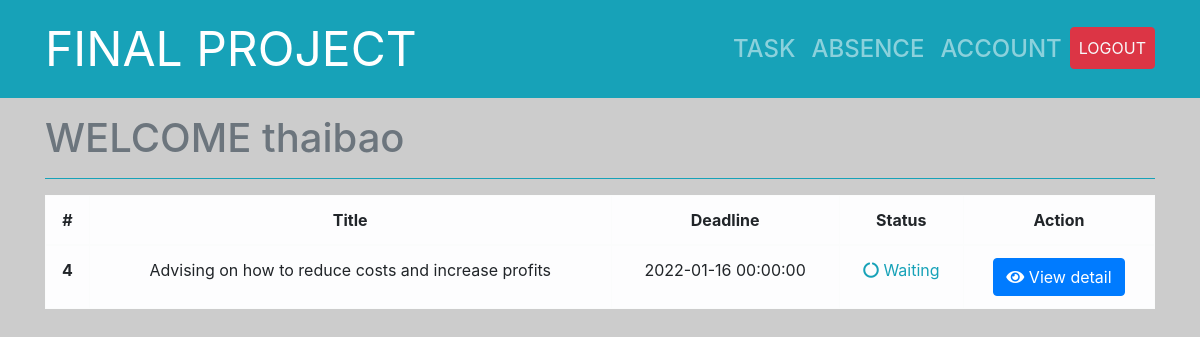
The page /index.php (signed in) on the database its author committed.
### tables this page shows
CREATE TABLE `task` (
  `id` int(11) NOT NULL,
  `title` varchar(100) NOT NULL,
  `description` varchar(255) NOT NULL,
  `person` varchar(255) NOT NULL,
  `deadline` datetime NOT NULL,
  `file` varchar(255) NOT NULL,
  `status` varchar(255) NOT NULL DEFAULT 'New'
);

### index.php (the view, shortened to what this page needs)
<?php
	require_once('db.php');
?>
<!DOCTYPE html>
<html lang="en">
<head>
	<link rel="stylesheet" href="https://maxcdn.bootstrapcdn.com/bootstrap/4.5.2/css/bootstrap.min.css">
    <link rel="stylesheet" href="https://use.fontawesome.com/releases/v5.7.2/css/all.css"
>
	<link rel="stylesheet" href="style.css">
</head>
<body>
<?php
	include_once('layout/header.php');
?>
<div class="container pb-2" style="height: 70vh;">
		<h1 class="mt-3 mb-3 pb-3 border-bottom border-info text-secondary">WELCOME <?=$_SESSION['user']?></h1>
		<table class="table table-bordered table-light table-hover text-center ali" style="border-color:black;">
			<thead>
				<tr>
					<th scope="col">#</th>
					<th scope="col">Title</th>
					<th scope="col">Deadline</th>
					<th scope="col">Status</th>
					<th scope="col">Action</th>
				</tr>
			</thead>
			<tbody>
				<?php
				$data = get_tasks($_SESSION['user']);
				if($data['code']==0){
					foreach($data['data'] as $row){
						if($row['status']==="Canceled") continue;
					?>
						<tr>
							<th scope="row"><?=$row['id']?></th>
							<td><?=$row['title']?></td>
							<td><?=$row['deadline']?></td>
							<?php
								status_ui($row['status']);
							?>
							<td><a href="task_detail.php?id=<?=$row['id']?>" class="btn btn-primary"><i class="fas fa-eye"></i> View detail</a></td>
						</tr>
				 	<?php
					}
				}
				?>
			</tbody>
		</table>
	</div>
</body>
</html>

### db.php (shortened to what this page needs)
<?php
    function open_database(){
        $conn = new mysqli(HOST, USER, PASS, DB);
        return $conn;
    }
    function get_tasks($user){
        $sql = "select id, title, deadline, status from task where person=? ORDER BY deadline DESC";
        $conn = open_database();
        $stm = $conn->prepare($sql);
        $stm->bind_param('s',$user);
        if(!$stm->execute()){
            return array('code'=>1,'error'=>'Command not execute');
        }
        $result = $stm->get_result();
        $data = [];
        if($result->num_rows==0){
            return array('code'=>2,'error'=>'User not exist');
        }else{
            while($row = $result->fetch_assoc()){
                $data[] = $row;
            }
        }
        return array('code'=>0,'data'=>$data);
    }
    function status_ui($status){
        if($status=='Waiting'){
            echo "<td class='text-info'><i class='fas fa-circle-notch fa-spin'></i> Waiting</td>";
        }
    }
?>

### style.css (style rules this page uses)
* { box-sizing: border-box; }
body { background-color: #cccccc; }

### rows shown on the page
task: id "4", title "Advising on how to reduce costs and increase profits", deadline "2022-01-16 00:00:00", status "Waiting" (drawn)

### other values the page prints
$_SESSION['user'] "thaibao"
